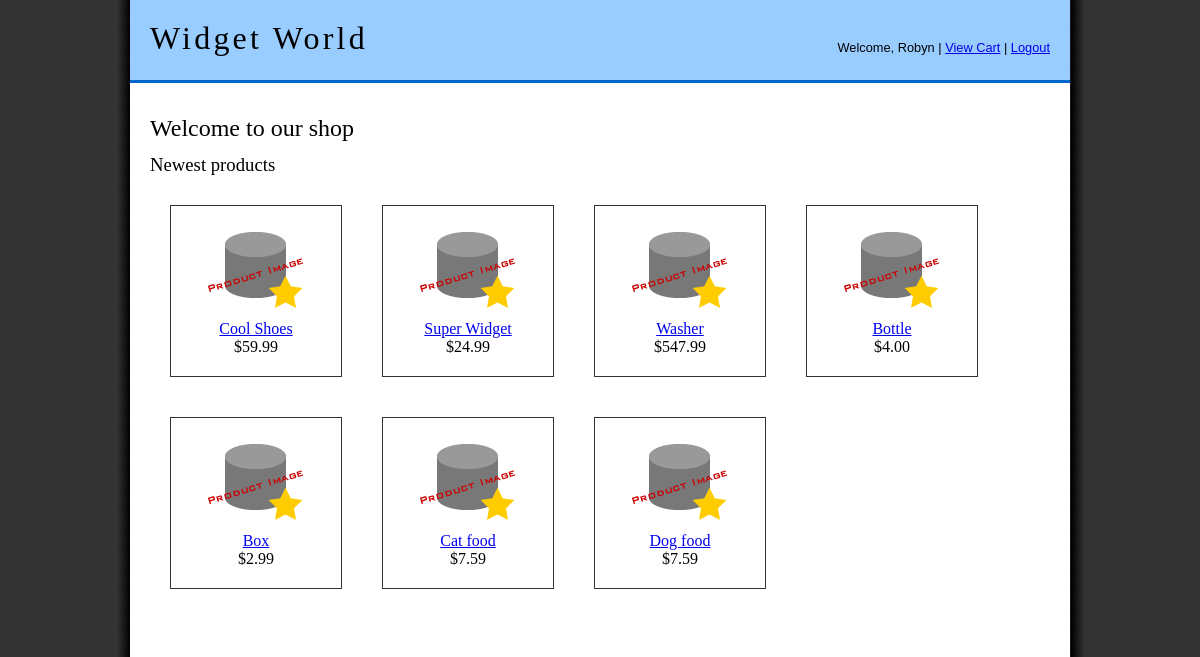
The app's page / (signed in) with its own data.
### tables this page shows
CREATE TABLE `products` (
  `id` int(11) NOT NULL AUTO_INCREMENT,
  `product_num` varchar(32) NOT NULL,
  `product_name` varchar(255) NOT NULL,
  `description` text NOT NULL,
  `price` float NOT NULL,
  `quantity` int(11) NOT NULL,
  PRIMARY KEY (`id`)
);

### includes/inc.autoload.php (called while the page is built, shortened)
<?php
function classLoader($class){
    $file = __DIR__.'/../classes/class.'.$class.'.php';
}
?>

### private/inc.db.php (called while the page is built)
<?php
$dsn = 'mysql:dbname=ecom;port=8889;host=localhost';
$user = 'you';
$password = 'pw123';

### classes/class.DB.php (called while the page is built, shortened)
<?php
class DB{
    private static $_instance;
    private $_pdo;
    public static function getInstance(){
        if(self::$_instance === NULL) {
            require_once('../private/inc.db.php');
            self::$_instance = new self($dsn, $user, $password);
        }
        return self::$_instance;
    }
    private function __construct($dsn, $user, $password)
    {
        try {
            $this->_pdo = new PDO($dsn, $user, $password);
        } catch (PDOException $e) {
            echo 'Connection failed: ' . $e->getMessage();
        }
    }
    public function __call($method, $args) {
        return call_user_func_array(array($this->_pdo, $method), $args);
    }
}

### classes/class.Collection.php (called while the page is built, shortened)
<?php
abstract class Collection implements Iterator,Countable{
    protected $classname = 'StdClass';
    protected $tablename;
    protected $_db;
    protected $limit = 25;
    public function __construct($limit=null,$items = null) {
        if ((int)$limit){
            $this->limit = (int)$limit;
        }
        if (!$items){
            if (isset($this->tablename)){
                $this->fetchFromDB();
            }
        } else {
            if (is_array($items)){
               $this->items = $items;
            }
        }
    }
    protected function fetchFromDB(){
        if (!$this->_db){
             $this->_db = DB::getInstance();
        }
        $query = sprintf('SELECT * FROM %s',$this->tablename);
        if ($this->limit){
            $query .= sprintf(' LIMIT %d',$this->limit);
        }
        $stmt = $this->_db->prepare($query);
        if (!$stmt->execute()){
            throw new PDOException('Could not fetch order');
        }
        $stmt->setFetchMode(PDO::FETCH_CLASS,$this->classname);
        $this->items = $stmt->fetchAll();
    }
}

### classes/class.DBObjectBase.php (called while the page is built, shortened)
<?php
require_once('class.DB.php');
abstract class DBObjectBase{
    protected $_db_fields = array();
    public function __get($name){
        if (in_array($name,$this->_db_fields) && property_exists($this, $name)){
            return $this->$name;
        }
        return null;
    }
}
?>

### classes/class.Product.php (called while the page is built, shortened)
<?php
class Product extends DBObjectBase implements ProfileInterface{
    protected $id,$product_num,$product_name,$price,$quantity_on_hand,$description,$img_src;
    public function getFormattedPrice(){
        return number_format($this->price,2);
    }
}

### public/index.php (the view, shortened to what this page needs)
<?php
require_once '../includes/inc.autoload.php';
$content = '<h3>Newest products</h3>';
$limit = 20;
$list = new ProductCollection($limit);
$content .= '<div class="product-box-container">'."\n";
foreach ($list as $product){
    $content.= '<div class="product-box">';
    $content.= '<img src="images/product_images/generic_product.png" />';
    $content.= '<p><a href="product.php?id='.$product->id.'">'.$product->product_name.'</a></p>';
    $content.= '<p>$'.$product->getFormattedPrice().'</p>';
    $content.= '</div>'."\n";
}
$content .= '</div>';
require_once 'template.php';

### public/css/style.css (style rules this page uses)
* { margin: 0; padding:0; }
body { font-size: 100%; font-family: Georgia,'Times New Roman',Times,serif; background-color: #333; background: url('../images/style/background.png') center repeat-y #333; }
h2,h3,h4,h5 { font-weight: normal; margin: .5em 0; }
.product-box { width:150px; height:150px; border:1px solid #333; float: left; margin:20px; padding:10px; text-align: center; }
.product-box-container { float:left; width:100%; }

### records on screen
products: product_name "Cool Shoes", price "59.99"
products: product_name "Super Widget", price "24.99"
products: product_name "Washer", price "547.99"
products: product_name "Bottle", price "4.00"
products: product_name "Box", price "2.99"
products: product_name "Cat food", price "7.59"
products: product_name "Dog food", price "7.59"

### other values on screen
$firstname "Robyn"
$log_text "Logout"
$title "Welcome to our shop"
